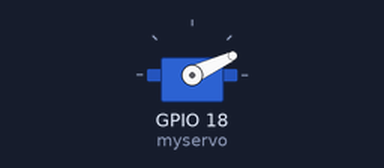
Bench run of a sketch on a simulated ESP32. Shown: servo.

Above: at 0.05 s.
At 0.65 s:
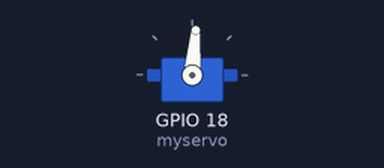
At 1.3 s:
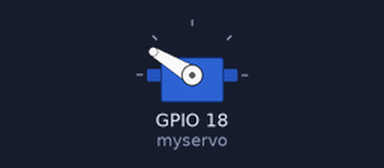
At 2.6 s:
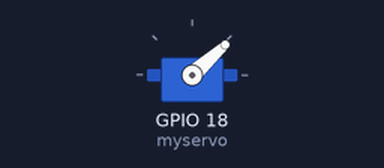
Timing chart, 0 to 6.5 s (numbered marks = the images above):
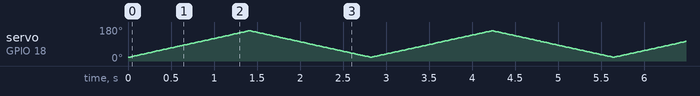

The sketch:

servo_test.ino
```cpp
#include <ESP32Servo.h>

Servo myservo;  // create servo object to control a servo
// twelve servo objects can be created on most boards

int pos = 0;    // variable to store the servo position
int x = 0; // variable to store movement detection at servo position

void setup() {
  myservo.attach(18);  // attaches the servo on pin 9 to the servo object
}

void loop() {
  for (pos = 20; pos <= 160; pos += 1, x += 1) { // goes from 0 degrees to 180 degrees
    // if(x == 90) delay(1000); // delay for 1000ms at motion detection
    // in steps of 1 degree
    myservo.write(pos);              // tell servo to go to position in variable 'pos'
    delay(10);                       // waits 15ms for the servo to reach the position
  }
  // delay(1000);
  for (pos = 160; pos >= 20; pos -= 1, x -= 1) { // goes from 180 degrees to 0 degrees
    // if(x == 90) delay(1000); // delay for 1000ms at motion detection
    myservo.write(pos);              // tell servo to go to position in variable 'pos'
    delay(10);                       // waits 15ms for the servo to reach the position
  }
}
```
